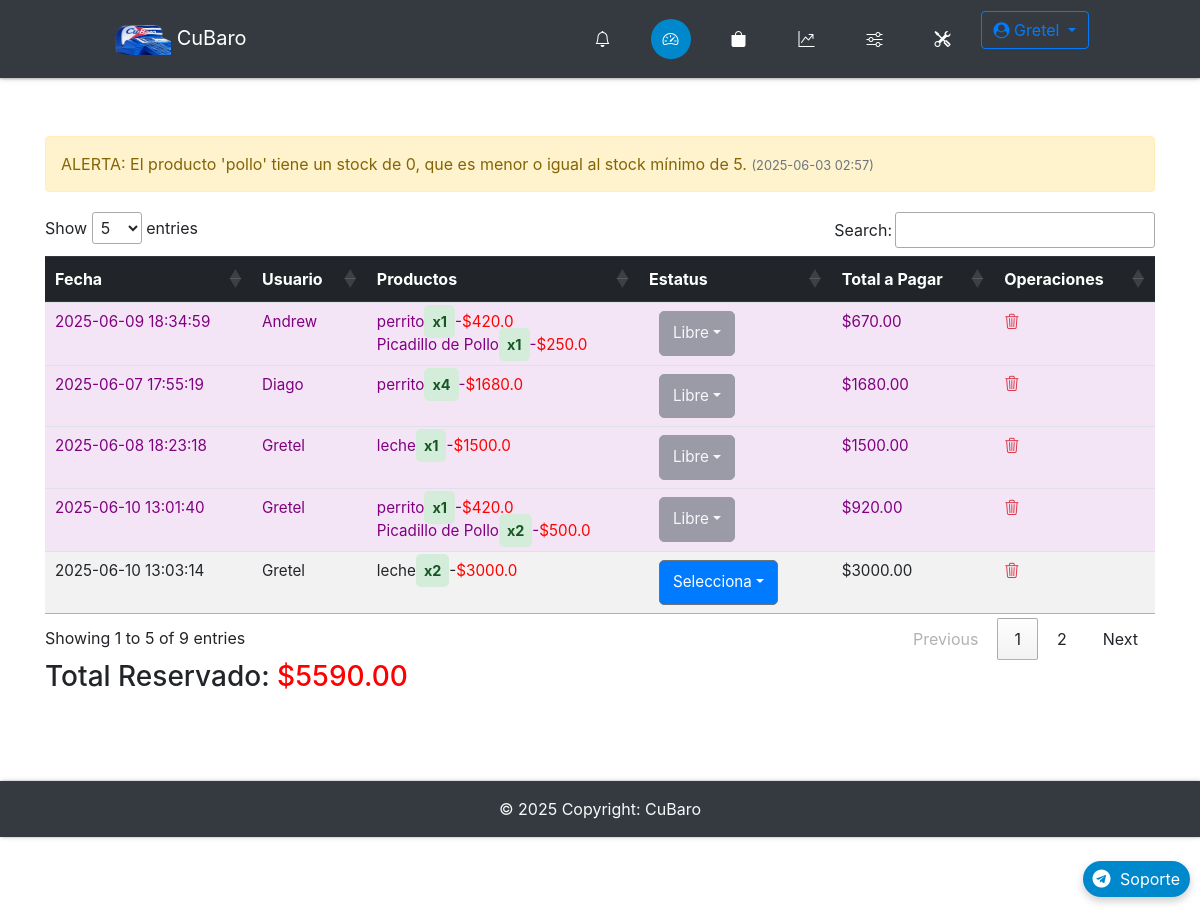
Screenshot of /admin/ (signed in) with the database file from the repository.
### app/db_models.py (models this page shows, shortened)
class User(UserMixin, db.Model):
    __tablename__ = "users"
    id = db.Column(db.Integer, primary_key=True)
    name = db.Column(db.Text, nullable=False)
    email = db.Column(db.String(50), nullable=False, unique=True)
    phone = db.Column(db.String(50), nullable=False)
    password = db.Column(db.String(250), nullable=False)
    admin = db.Column(db.Integer, nullable=False, default=0)
    email_confirmed = db.Column(db.Integer, nullable=False, default=1)
    created_by = db.Column(db.Integer, db.ForeignKey('users.id'), nullable=True)  # ID del creador
    registration_date = db.Column(db.DateTime, default=lambda: datetime.now(timezone.utc))  # Fecha de registro
    membership_expiration = db.Column(db.DateTime, nullable=True)  # Fecha de vencimiento de membresía
    updated_at = db.Column(db.DateTime, default=lambda: datetime.now(timezone.utc))  # Fecha de expiracion de Codigo de recuperacion empleado
    membership_id = db.Column(db.Integer, db.ForeignKey('memberships.id'), nullable=False)  # Relación con membresía
    membership = db.relationship('Membership', backref='users')
    employees = db.relationship('User', backref='creator', remote_side=[id], lazy='select')  # Relación empleados
    cart = db.relationship('Cart', backref='buyer')
    orders = db.relationship("Order", backref='customer', foreign_keys="[Order.uid]")  # Relación con clave foránea especificada
    master_key = db.Column(db.String(100), unique=True)

class Alert(db.Model):
    __tablename__ = 'alert'
    id = db.Column(db.Integer, primary_key=True)
    message = db.Column(db.String(255), nullable=False)
    category = db.Column(db.String(50), nullable=False)  # 'error', 'warning', etc.
    created_at = db.Column(db.DateTime, default=datetime.now(timezone.utc))
    user_id = db.Column(db.Integer, db.ForeignKey('users.id'))  # Opcional: asociar alertas a un usuario
    user = db.relationship('User', backref='alerts')

class Order(db.Model):
    __tablename__ = "orders"
    id = db.Column(db.Integer, primary_key=True)
    uid = db.Column(db.Integer, db.ForeignKey('users.id'), nullable=False)  # Clave foránea del cliente
    date = db.Column(db.DateTime, nullable=False)
    status = db.Column(db.String(50), nullable=False)
    items = db.relationship("Ordered_item", backref="order", cascade="all, delete-orphan")

class Ordered_item(db.Model):
    __tablename__ = "ordered_items"
    id = db.Column(db.Integer, primary_key=True)
    oid = db.Column(db.Integer, db.ForeignKey('orders.id'))
    itemid = db.Column(db.Integer, db.ForeignKey('items.id'))
    quantity = db.Column(db.Integer, nullable=False)

class Item(db.Model):
    __tablename__ = "items"
    id = db.Column(db.Integer, primary_key=True)
    name = db.Column(db.String(100), nullable=False)
    price = db.Column(db.Float, nullable=False)
    category = db.Column(db.Text, nullable=False)
    image = db.Column(db.String(250), nullable=False)
    details = db.Column(db.String(250), nullable=False)
    stock_min = db.Column(db.Integer, default=0)
    costo = db.Column(db.Integer)
    stock = db.Column(db.Integer, default=0)
    created_by = db.Column(db.Integer, db.ForeignKey('users.id'), nullable=False)  # Vincular con el creador
    creator = db.relationship('User', backref='items_created')  # Relación con el usuario que creó el producto
    orders = db.relationship('Ordered_item', backref='item', lazy=True, cascade="all, delete, delete-orphan")
    in_cart = db.relationship("Cart", backref="item", lazy=True, cascade="all, delete, delete-orphan")

### app/funcs.py (the view)
	def wrapper(*args, **kwargs):
		if current_user.is_authenticated and current_user.admin == 1:
			return func(*args, **kwargs)
		else:
			return "No estás autorizado a acceder a esta URL."

### app/admin/routes.py (called while the page is built)
@admin.route('/')
@admin_only
def dashboard():
    alerts = Alert.query.filter_by(user_id=current_user.id).order_by(Alert.created_at.desc()).all()
    orders = Order.query.join(User, Order.uid == User.id).filter(
        (User.id == current_user.id) | (User.created_by == current_user.id)
    ).all()
    return render_template("admin/home.html", orders=orders, alerts=alerts)

### app/funcs.py (called while the page is built)
def admin_only(func):
	def wrapper(*args, **kwargs):
		if current_user.is_authenticated and current_user.admin == 1:
			return func(*args, **kwargs)
		else:
			return "No estás autorizado a acceder a esta URL."
	wrapper.__name__ = func.__name__
	return wrapper

### app/admin/templates/admin/home.html (shortened to what this page needs)
{% extends "admin/base.html" %}
{% block content %}
{% if alerts %}
<div class="alert-container">
    {% for alert in alerts %}
    <div class="alert alert-{{ alert.category }}" id="alert-{{ alert.id }}">
        {{ alert.message }}
        <small class="text-muted" style="font-size: 0.8em;">({{ alert.created_at.strftime('%Y-%m-%d %H:%M') }})</small>
    </div>
    {% endfor %}
</div>
{% else %}
<div class="alert alert-info">
    No hay alertas de stock en este momento.
</div>
{% endif %}
{% if not orders %}
<div class="flash-error">No hay Ordenes.</div>
{% else %}
<div class="table-responsive">
    <table id="orders-table" class="table table-striped table-hover">
        <thead class="thead-dark">
            <tr>
                <th>Fecha</th>
                <th>Usuario</th>
                <th>Productos</th>
                <th>Estatus</th>
                <th>Total a Pagar</th>
                <th>Operaciones</th>
            </tr>
        </thead>
        <tbody>
            {% for order in orders %}
            <tr data-order-id="{{ order.id }}" data-order-status="{{ order.status }}" data-order-total="0"
                data-username="{{ order.customer.name }}">
                <td>{{ order.date.strftime('%Y-%m-%d %H:%M:%S') }}</td>
                <td>{{ order.customer.name }}</td>
                <td>
                    {% for i in order.items %}
                    {% set item_price = i.item.price %}
                    {% set item_total = item_price * i.quantity %}
                    <div class="my" data-item-price="{{ item_price }}" data-item-quantity="{{ i.quantity }}"
                        data-item-total="{{ item_total }}">
                        {{ i.item.name }}<span class="success">x{{ i.quantity }}</span>-<span style="color: red;">${{
                            item_total }}</span><br>
                    </div>
                    {% endfor %}
                </td>
                <td>
                    <form method="POST" action="{{ url_for('admin.update_order_status', id=order.id) }}">
                        <div class="input-group">
                            <div class="custom-dropdown">
                                <button type="button" class="dropdown-toggle btn btn-secondary"
                                    id="statusDropdown_{{ order.id }}" data-toggle="dropdown" aria-haspopup="true"
                                    aria-expanded="false">
                                </button>
                            </div>
                        </div>
                    </form>
                </td>
                <td class="order-total">$0</td>
                <td>
                    <a href="#" class="delete-order-link" data-order-id="{{ order.id }}">
                        <i class="bi bi-trash3 text-danger"></i>
                    </a>
                </td>
            </tr>
            {% endfor %}
        </tbody>
    </table>
</div>
<div>
    <h3>Total Reservado: <span id="total-reservado" style="color: red;">$0.00</span></h3>
</div>
{% endif %}
{% endblock %}

### app/admin/templates/admin/base.html (shortened to what this page needs)
{% import "bootstrap/wtf.html" as wtf %}
<!DOCTYPE html>
<html lang="es">
<head>
  <link rel="stylesheet" href="https://maxcdn.bootstrapcdn.com/bootstrap/4.0.0/css/bootstrap.min.css"
>
  <link href="https://cdn.jsdelivr.net/gh/gitbrent/bootstrap4-toggle@3.6.1/css/bootstrap4-toggle.min.css"
    rel="stylesheet">
  <link rel="stylesheet" type="text/css" href="{{ url_for('static', filename='styles.css') }}">
  <link rel="stylesheet" href="https://cdnjs.cloudflare.com/ajax/libs/font-awesome/4.7.0/css/font-awesome.min.css">
  <link rel="stylesheet" href="https://cdnjs.cloudflare.com/ajax/libs/animate.css/4.1.1/animate.min.css" />
  <link rel="stylesheet" href="https://cdn.jsdelivr.net/npm/bootstrap-icons@1.11.3/font/bootstrap-icons.min.css">
  <link rel="stylesheet" type="text/css" href="https://cdn.datatables.net/1.13.7/css/jquery.dataTables.min.css">
  <link href="https://cdn.jsdelivr.net/npm/bootstrap-switch-button/css/bootstrap-switch-button.min.css"
    rel="stylesheet">
</head>
<body>
  <nav
    class="navbar navbar-expand-lg {% if request.path.startswith('/admin') %}navbar-dark bg-dark{% else %}navbar-light bg-light{% endif %} fixed-top">
    <div class="container-fluid">
      <a class="navbar-brand" href="{{ url_for('home') }}" data-toggle="tooltip" title="Inicio">
        <img src="{{ url_for('static', filename='img/logoo.png') }}" height="30" width="60" alt="CuBaro Logo"> CuBaro
      </a>
      <ul class="navbar-nav d-flex flex-row ml-auto">
        <div class="d-flex justify-content-center">
          {% if not current_user.is_authenticated %}
          {% if request.path.startswith('/admin') %}
          <li class="nav-item {% if request.endpoint == 'login' %}active{% endif %}">
            <a class="nav-link" href="{{ url_for('login') }}" data-toggle="tooltip" title="Iniciar Sesión">
              <div class="icon-circle">
                <i class="bi bi-box-arrow-in-right"></i>
              </div>
            </a>
          </li>
          {% else %}
          <a class="btn btn-outline-primary mr-2 {% if request.endpoint == 'login' %}active{% endif %}"
            href="{{ url_for('login') }}">Iniciar Sesión</a>
          <a class="btn btn-outline-primary {% if request.endpoint == 'register_admin' %}active{% endif %}"
            href="{{ url_for('register_admin') }}">Registrarse</a>
          {% endif %}
          {% else %}
          <li class="nav-item mr-2 {% if request.endpoint == 'orders' %}active{% endif %}">
            <a class="nav-link" href="{{ url_for('orders') }}" data-toggle="tooltip" title="Órdenes">
              <div class="icon-circle">
                <i class="bi bi-bell"></i>
              </div>
            </a>
          </li>
          {% if request.path.startswith('/admin') %}
          <li class="nav-item mr-2 {% if request.endpoint == 'admin.dashboard' %}active{% endif %}">
            <a class="nav-link" href="{{ url_for('admin.dashboard') }}" data-toggle="tooltip" title="Panel">
              <div class="icon-circle">
                <i class="bi bi-speedometer2"></i>
              </div>
            </a>
          </li>
          <li class="nav-item mr-2 {% if request.endpoint == 'admin.items' %}active{% endif %}">
            <a class="nav-link" href="{{ url_for('admin.items') }}" data-toggle="tooltip" title="Productos">
              <div class="icon-circle">
                <i class="bi bi-bag-fill"></i>
              </div>
            </a>
          </li>
          <li class="nav-item mr-2 {% if request.endpoint == 'admin.statictics' %}active{% endif %}">
            <a class="nav-link" href="{{ url_for('admin.statictics') }}" data-toggle="tooltip" title="Estadísticas">
              <div class="icon-circle">
                <i class="bi bi-graph-up-arrow"></i>
              </div>
            </a>
          </li>
          <li class="nav-item mr-2 {% if request.endpoint == 'admin.configuracion' %}active{% endif %}">
            <a class="nav-link" href="{{ url_for('admin.configuracion') }}" data-toggle="tooltip" title="Configuración">
              <div class="icon-circle">
                <i class="bi bi-sliders"></i>
              </div>
            </a>
          </li>
          <li class="nav-item mr-2">
            <a class="nav-link" data-toggle="modal" data-target="#fullScreenModal" title="Herramientas">
              <div class="icon-circle">
                <i class="bi bi-tools"></i>
              </div>
            </a>
          </li>
          {% endif %}
          <div class="dropdown ml-auto">
            <a class="btn btn-outline-primary dropdown-toggle" href="#" id="navbarDropdown" role="button"
              data-toggle="dropdown" aria-haspopup="true" aria-expanded="false">
              <i class="fa fa-user-circle"></i> {{ current_user.name }}
            </a>
          </div>
          {% endif %}
        </div>
      </ul>
    </div>
  </nav>
  <div class="container">
    <div class="main">
      {% block content %}
      {% endblock %}
      <a href="https://t.me/CuBaro_soporte" target="_blank" class="telegram-float">
        <i class="fa fa-telegram fa-2x"></i> Soporte
      </a>
    </div>
  </div>
  <footer class="bg-dark text-center text-lg-start text-light">
    <div class="text-center p-3">
      © {{ now.year }} Copyright: CuBaro
    </div>
  </footer>
</body>
</html>

### app/static/styles.css (style rules this page uses)
:root { --white: #eceff3; --primary-blue: #007bff; --dark-bg: #343a40; --error-red: #ff4c4c; --success-green: #00e676; --chart-red: #ff6384; --chart-blue: #36a2eb; --chart-purple: #cc65fe; --chart-yellow: #ffce56; --chart-green: #2ecc71; --telegram-blue: #0088cc; --telegram-hover: #3688b183; --shadow-light: rgba(0, 0, 0, 0.2); --shadow-dark: rgba(0, 0, 0, 0.19); }
body { padding-top: 80px; }
.main { padding: 10vh 0; }
.navbar { padding: 0.7rem 6rem; box-shadow: 0 1px 2px 0 var(--shadow-light), 0 1px 5px 0 var(--shadow-dark); position: fixed; top: 0; z-index: 1050; background-color: var(--dark-bg); width: 100%; }
.navbar-nav { gap: 3px; display: flex; align-items: center; }
.icon-circle { display: flex; align-items: center; justify-content: center; width: 40px; height: 40px; border-radius: 50%; background-color: var(--dark-bg); color: white; margin: 0 2px; transition: background-color 0.3s, color 0.3s; }
.nav-item.active .icon-circle { background-color: var(--telegram-blue); color: white; }
footer { box-shadow: 1px 0 2px 0 var(--shadow-light), 1px 0 5px 0 var(--shadow-dark); }
table.dataTable { margin: 0 auto; width: 100%; }
table.dataTable th { color: white; background-color: var(--dark-bg); padding: 15px; }
table.dataTable tr { border-bottom: 1px solid #0046C2; }
table.dataTable td { padding: 15px 30px; }
.alert { padding: 15px; margin-bottom: 20px; border: 1px solid transparent; border-radius: 4px; font-size: 16px; transition: opacity 0.5s ease; }
.alert-warning { color: #856404; background-color: #fff3cd; border-color: #ffeeba; }
.flash-error, .help-block, .success { text-align: center; padding: 5px; font-weight: bold; max-width: 400px; margin: 0 auto; }
.success { color: var(--success-green); }
form .btn { background: var(--primary-blue); color: white; border-radius: 5px; }
.disabled { opacity: 0.5; pointer-events: none; }
.text-muted { font-size: 0.9rem; color: gray; }
button { padding: 5px 10px; font-size: 18px; margin: 0 10px; cursor: pointer; }
.table-responsive { overflow-x: auto; }
.telegram-float { position: fixed; bottom: 20px; right: 20px; background-color: var(--telegram-blue); color: white; padding: 10px 20px; border-radius: 25px; text-decoration: none; box-shadow: 0 4px 8px var(--shadow-light); transition: background-color 0.3s, transform 0.3s ease; z-index: 9999; }
.telegram-float i { margin-right: 5px; }
body { padding-bottom: 70px; padding-top: 56px; overflow-x: hidden; }
.flash-error, .success { padding: 10px; margin: 10px 0; border-radius: 5px; text-align: center; max-width: 400px; margin-left: auto; margin-right: auto; }
.success { background-color: #d4edda; color: #155724; }
@media (min-width: 992px) { .telegram-float { bottom: 10px; right: 10px; padding: 6px 10px; } }
@media (min-width: 992px) { .telegram-float i { font-size: 18px; } }
@media (min-width: 992px) { .flash-error, .success { padding: 8px; font-size: 0.9rem; } }
@media (min-width: 992px) { .input-group { max-width: 190px; width: 100%; } }
@media (min-width: 992px) { .input-group .btn { padding: 10px 13px; font-size: 0.95rem; min-width: 38px; } }
@media (min-width: 992px) { .text-muted { font-size: 0.85rem; } }
table.dataTable th { color: white; background-color: var(--dark-bg, #343a40); padding: 15px; font-size: 1rem; }
table.dataTable td { padding: 15px 30px; font-size: 0.95rem; }
.input-group { display: flex; align-items: center; max-width: 250px; margin: 0 auto; width: 100%; }
@media (min-width: 992px) { .input-group { max-width: 200px; width: 100%; } }

### rows the page displays
User: name "Gretel"
Alert: message "ALERTA: El producto 'pollo' tiene un stock de 0, que es menor o igual al stock mínimo de 5.", created_at "2025-06-03 02:57"
Order: date "2025-06-09 18:34:59", customer.name "Andrew"
Ordered_item: item.name "perrito", quantity "1", item_total "420.0"
Ordered_item: item.name "Picadillo de Pollo", quantity "1", item_total "250.0"
Order: date "2025-06-07 17:55:19", customer.name "Diago"
Ordered_item: item.name "perrito", quantity "4", item_total "1680.0"
Order: date "2025-06-08 18:23:18", customer.name "Gretel"
Ordered_item: item.name "leche", quantity "1", item_total "1500.0"
Order: date "2025-06-10 13:01:40", customer.name "Gretel"
Ordered_item: item.name "perrito", quantity "1", item_total "420.0"
Ordered_item: item.name "Picadillo de Pollo", quantity "2", item_total "500.0"
Order: date "2025-06-10 13:03:14", customer.name "Gretel"
Ordered_item: item.name "leche", quantity "2", item_total "3000.0"
